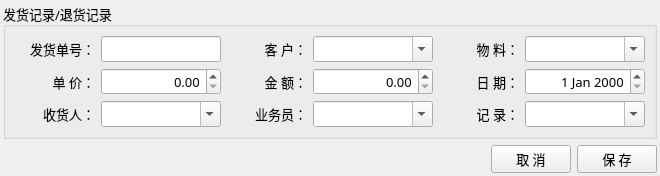
<?xml version="1.0" encoding="UTF-8"?>
<ui version="4.0">
 <class>Form</class>
 <widget class="QWidget" name="Form">
  <property name="geometry">
   <rect>
    <x>0</x>
    <y>0</y>
    <width>658</width>
    <height>173</height>
   </rect>
  </property>
  <property name="font">
   <font>
    <family>微软雅黑</family>
    <pointsize>10</pointsize>
   </font>
  </property>
  <property name="windowTitle">
   <string>Form</string>
  </property>
  <layout class="QVBoxLayout" name="verticalLayout_2">
   <property name="margin">
    <number>3</number>
   </property>
   <item>
    <widget class="QGroupBox" name="groupBox">
     <property name="title">
      <string>发货记录/退货记录</string>
     </property>
     <layout class="QVBoxLayout" name="verticalLayout">
      <item>
       <layout class="QHBoxLayout" name="horizontalLayout_2">
        <item>
         <widget class="QLabel" name="label_9">
          <property name="minimumSize">
           <size>
            <width>80</width>
            <height>0</height>
           </size>
          </property>
          <property name="text">
           <string>发货单号：</string>
          </property>
          <property name="alignment">
           <set>Qt::AlignRight|Qt::AlignTrailing|Qt::AlignVCenter</set>
          </property>
         </widget>
        </item>
        <item>
         <widget class="QLineEdit" name="lineEdit">
          <property name="minimumSize">
           <size>
            <width>120</width>
            <height>0</height>
           </size>
          </property>
         </widget>
        </item>
        <item>
         <widget class="QLabel" name="label_5">
          <property name="minimumSize">
           <size>
            <width>80</width>
            <height>0</height>
           </size>
          </property>
          <property name="text">
           <string>客 户：</string>
          </property>
          <property name="alignment">
           <set>Qt::AlignRight|Qt::AlignTrailing|Qt::AlignVCenter</set>
          </property>
         </widget>
        </item>
        <item>
         <widget class="QComboBox" name="comboBox_3">
          <property name="minimumSize">
           <size>
            <width>120</width>
            <height>0</height>
           </size>
          </property>
          <property name="editable">
           <bool>true</bool>
          </property>
          <property name="duplicatesEnabled">
           <bool>true</bool>
          </property>
         </widget>
        </item>
        <item>
         <widget class="QLabel" name="label_4">
          <property name="minimumSize">
           <size>
            <width>80</width>
            <height>0</height>
           </size>
          </property>
          <property name="text">
           <string>物 料：</string>
          </property>
          <property name="alignment">
           <set>Qt::AlignRight|Qt::AlignTrailing|Qt::AlignVCenter</set>
          </property>
         </widget>
        </item>
        <item>
         <widget class="QComboBox" name="comboBox_4">
          <property name="minimumSize">
           <size>
            <width>120</width>
            <height>0</height>
           </size>
          </property>
          <property name="editable">
           <bool>true</bool>
          </property>
          <property name="duplicatesEnabled">
           <bool>true</bool>
          </property>
         </widget>
        </item>
       </layout>
      </item>
      <item>
       <layout class="QHBoxLayout" name="horizontalLayout_3">
        <item>
         <widget class="QLabel" name="label_7">
          <property name="minimumSize">
           <size>
            <width>80</width>
            <height>0</height>
           </size>
          </property>
          <property name="text">
           <string>单 价：</string>
          </property>
          <property name="alignment">
           <set>Qt::AlignRight|Qt::AlignTrailing|Qt::AlignVCenter</set>
          </property>
         </widget>
        </item>
        <item>
         <widget class="QDoubleSpinBox" name="doubleSpinBox">
          <property name="minimumSize">
           <size>
            <width>120</width>
            <height>0</height>
           </size>
          </property>
          <property name="alignment">
           <set>Qt::AlignRight|Qt::AlignTrailing|Qt::AlignVCenter</set>
          </property>
         </widget>
        </item>
        <item>
         <widget class="QLabel" name="label_8">
          <property name="minimumSize">
           <size>
            <width>80</width>
            <height>0</height>
           </size>
          </property>
          <property name="text">
           <string>金 额：</string>
          </property>
          <property name="alignment">
           <set>Qt::AlignRight|Qt::AlignTrailing|Qt::AlignVCenter</set>
          </property>
         </widget>
        </item>
        <item>
         <widget class="QDoubleSpinBox" name="doubleSpinBox_2">
          <property name="minimumSize">
           <size>
            <width>120</width>
            <height>0</height>
           </size>
          </property>
          <property name="alignment">
           <set>Qt::AlignRight|Qt::AlignTrailing|Qt::AlignVCenter</set>
          </property>
         </widget>
        </item>
        <item>
         <widget class="QLabel" name="label_6">
          <property name="minimumSize">
           <size>
            <width>80</width>
            <height>0</height>
           </size>
          </property>
          <property name="text">
           <string>日 期：</string>
          </property>
          <property name="alignment">
           <set>Qt::AlignRight|Qt::AlignTrailing|Qt::AlignVCenter</set>
          </property>
         </widget>
        </item>
        <item>
         <widget class="QDateEdit" name="dateEdit_2">
          <property name="minimumSize">
           <size>
            <width>120</width>
            <height>0</height>
           </size>
          </property>
          <property name="alignment">
           <set>Qt::AlignRight|Qt::AlignTrailing|Qt::AlignVCenter</set>
          </property>
         </widget>
        </item>
       </layout>
      </item>
      <item>
       <layout class="QHBoxLayout" name="horizontalLayout">
        <item>
         <widget class="QLabel" name="label_11">
          <property name="minimumSize">
           <size>
            <width>80</width>
            <height>0</height>
           </size>
          </property>
          <property name="text">
           <string>收货人：</string>
          </property>
          <property name="alignment">
           <set>Qt::AlignRight|Qt::AlignTrailing|Qt::AlignVCenter</set>
          </property>
         </widget>
        </item>
        <item>
         <widget class="QComboBox" name="comboBox_5">
          <property name="minimumSize">
           <size>
            <width>120</width>
            <height>0</height>
           </size>
          </property>
          <property name="editable">
           <bool>true</bool>
          </property>
          <property name="duplicatesEnabled">
           <bool>true</bool>
          </property>
         </widget>
        </item>
        <item>
         <widget class="QLabel" name="label_12">
          <property name="minimumSize">
           <size>
            <width>80</width>
            <height>0</height>
           </size>
          </property>
          <property name="text">
           <string>业务员：</string>
          </property>
          <property name="alignment">
           <set>Qt::AlignRight|Qt::AlignTrailing|Qt::AlignVCenter</set>
          </property>
         </widget>
        </item>
        <item>
         <widget class="QComboBox" name="comboBox_6">
          <property name="minimumSize">
           <size>
            <width>120</width>
            <height>0</height>
           </size>
          </property>
          <property name="editable">
           <bool>true</bool>
          </property>
          <property name="duplicatesEnabled">
           <bool>true</bool>
          </property>
         </widget>
        </item>
        <item>
         <widget class="QLabel" name="label_13">
          <property name="minimumSize">
           <size>
            <width>80</width>
            <height>0</height>
           </size>
          </property>
          <property name="text">
           <string>记 录：</string>
          </property>
          <property name="alignment">
           <set>Qt::AlignRight|Qt::AlignTrailing|Qt::AlignVCenter</set>
          </property>
         </widget>
        </item>
        <item>
         <widget class="QComboBox" name="comboBox_7">
          <property name="minimumSize">
           <size>
            <width>120</width>
            <height>0</height>
           </size>
          </property>
          <property name="editable">
           <bool>true</bool>
          </property>
          <property name="duplicatesEnabled">
           <bool>true</bool>
          </property>
         </widget>
        </item>
       </layout>
      </item>
     </layout>
    </widget>
   </item>
   <item>
    <layout class="QHBoxLayout" name="horizontalLayout_4" stretch="1,0,0">
     <item>
      <widget class="QLabel" name="label_10">
       <property name="text">
        <string/>
       </property>
      </widget>
     </item>
     <item>
      <widget class="QPushButton" name="pushButton_2">
       <property name="text">
        <string>取 消</string>
       </property>
      </widget>
     </item>
     <item>
      <widget class="QPushButton" name="pushButton">
       <property name="text">
        <string>保 存</string>
       </property>
      </widget>
     </item>
    </layout>
   </item>
  </layout>
 </widget>
 <resources/>
 <connections/>
</ui>
